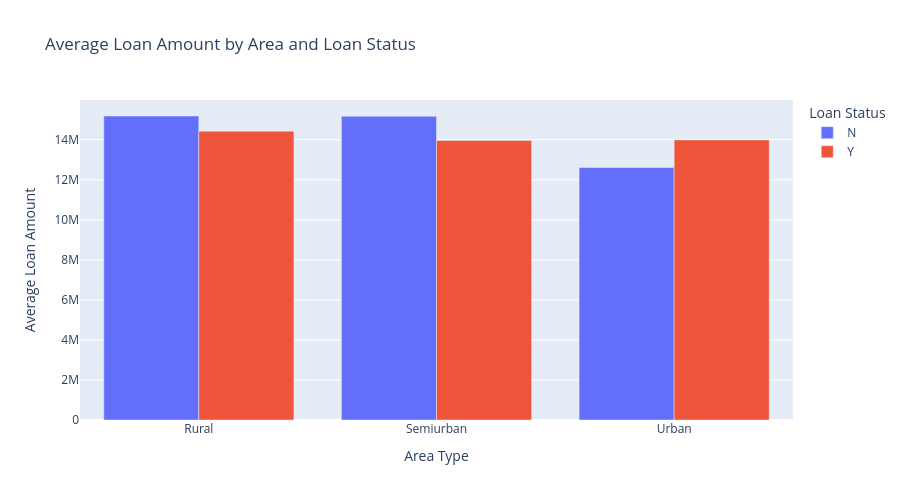

Notebook code cell kept with this figure:
### Code cell
avg_loan_by_area_status = loans_df.groupby(['area', 'status'])['loan_amount'].mean().reset_index()

# Create grouped bar chart
fig = px.bar(
    avg_loan_by_area_status,
    x='area',
    y='loan_amount',
    color='status',
    barmode='group',
    title='Average Loan Amount by Area and Loan Status',
    labels={
        'area': 'Area Type',
        'loan_amount': 'Average Loan Amount',
        'status': 'Loan Status'
    },
    height=500,
    width=900
)

fig.show()

### Figure 1 — Plotly figure (JSON) as saved in the notebook; plotly's stock layout.template omitted (floating-point values rounded to 4 significant figures)
{"data": [{"alignmentgroup": "True", "hovertemplate": "Loan Status=N<br>Area Type=%{x}<br>Average Loan Amount=%{y}<extra></extra>", "legendgroup": "N", "marker": {"color": "#636efa", "pattern": {"shape": ""}}, "name": "N", "offsetgroup": "N", "orientation": "v", "showlegend": true, "textposition": "auto", "type": "bar", "x": ["Rural", "Semiurban", "Urban"], "xaxis": "x", "y": [15180000.0, 15170000.0, 12610000.0], "yaxis": "y"}, {"alignmentgroup": "True", "hovertemplate": "Loan Status=Y<br>Area Type=%{x}<br>Average Loan Amount=%{y}<extra></extra>", "legendgroup": "Y", "marker": {"color": "#EF553B", "pattern": {"shape": ""}}, "name": "Y", "offsetgroup": "Y", "orientation": "v", "showlegend": true, "textposition": "auto", "type": "bar", "x": ["Rural", "Semiurban", "Urban"], "xaxis": "x", "y": [14420000.0, 13960000.0, 13990000.0], "yaxis": "y"}], "layout": {"barmode": "group", "height": 500, "legend": {"title": {"text": "Loan Status"}, "tracegroupgap": 0}, "title": {"text": "Average Loan Amount by Area and Loan Status"}, "width": 900, "xaxis": {"anchor": "y", "domain": [0, 1], "title": {"text": "Area Type"}}, "yaxis": {"anchor": "x", "domain": [0, 1], "title": {"text": "Average Loan Amount"}}}}
